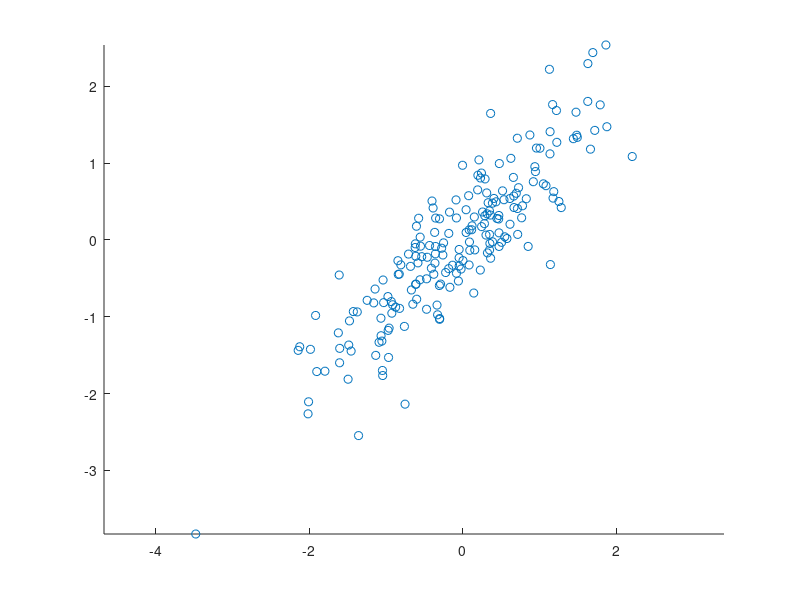

Write MATLAB code to recreate this figure. (Note: this script raises an error after producing the figure.)
%% PCA Demonstration
% This script illustrates PCA and Kernel PCA with some toy examples.
% 
% Goker Erdogan
% 4 June 2015

%% PCA for bivariate normal
% generate bivariate normal data
X = mvnrnd([0, 0], [1, .9; .9, 1], 200);

C = X'*X;
[ev, ed] = eig(C);

%% plots for bivariate normal
hold on
scatter(X(:,1), X(:,2))
axis('equal')
% plot the eigenvectors
[xf, yf] = ds2nfu([0, ev(1,1)], [0, ev(1,2)]);
annotation('arrow', xf, yf)
[xf, yf] = ds2nfu([0, ev(2,1)], [0, ev(2,2)]);
annotation('arrow', xf, yf)

%% Kernel PCA for circle data
% generate data
a = rand(200, 1) .* 2*pi;
X = [sin(a), cos(a)] + (.1 .* randn(200, 2));

% calculate kernel matrix (using radial, i.e., gaussian, kernel)
K = exp(-squareform(pdist(X)));

% kernel PCA. calculate eigenvectors.
[ev, ed] = eigs(K, 2);

%% plots for circle data
figure
scatter(X(:,1), X(:,2), 40, a, 'filled')
axis('equal')
figure
scatter(ev(:,1), ev(:,2), 40, a, 'filled')

%% Kernel PCA for quadratic data

a = randn(200, 1);
X = [a, .5*a.^2] + (.15 .* randn(200, 2));

% calculate kernel matrix (using polynomial kernel)
K = (X*X' + 1).^2;

% kernel PCA. calculate eigenvectors.
[ev, ed] = eigs(K, 2);

%% plots for quadratic data
figure
scatter(X(:,1), X(:,2), 40, a, 'filled')
axis('equal')
figure
scatter(ev(:,1), ev(:,2), 40, a, 'filled')


